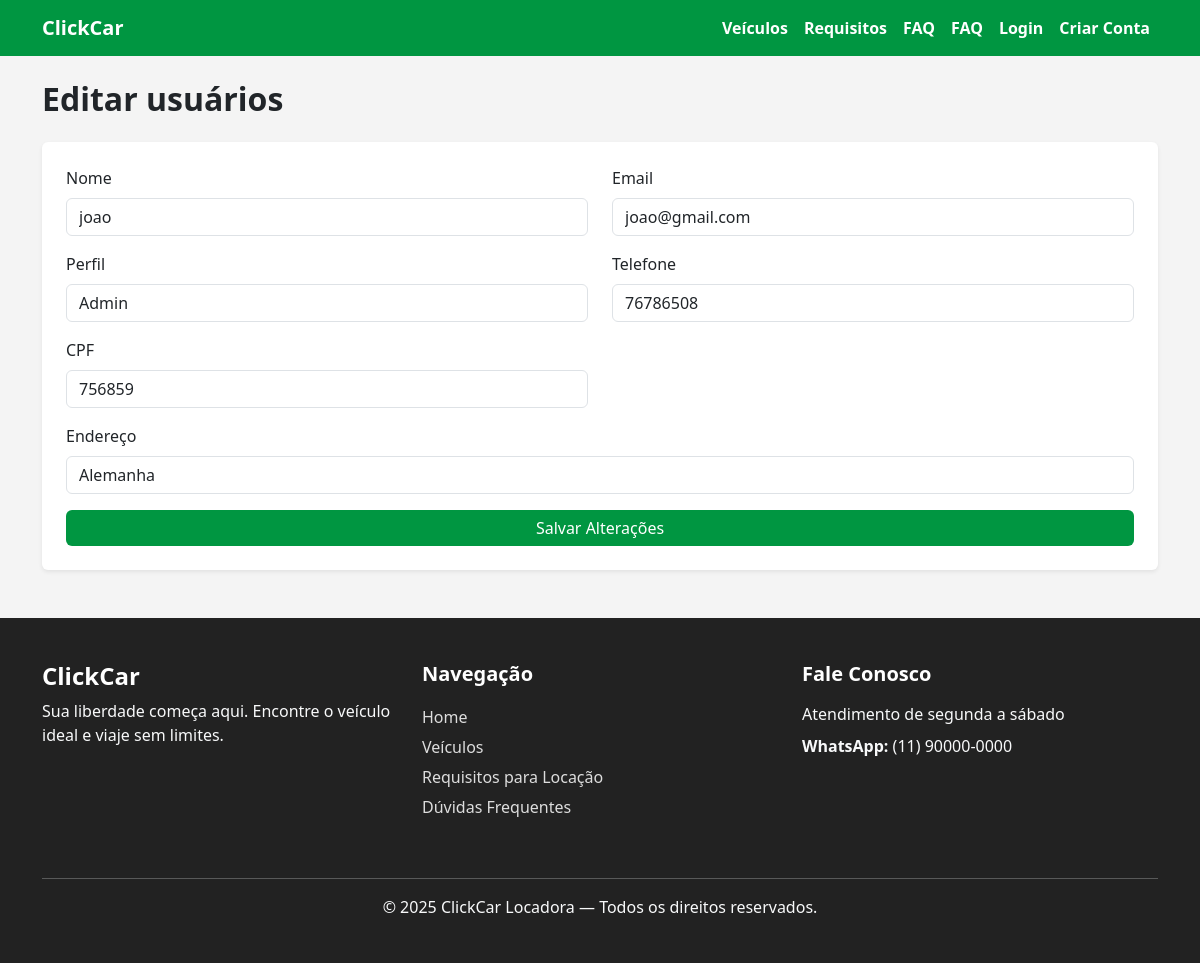
/admin/usuario/edit/6, run on an earlier commit of the app's database.
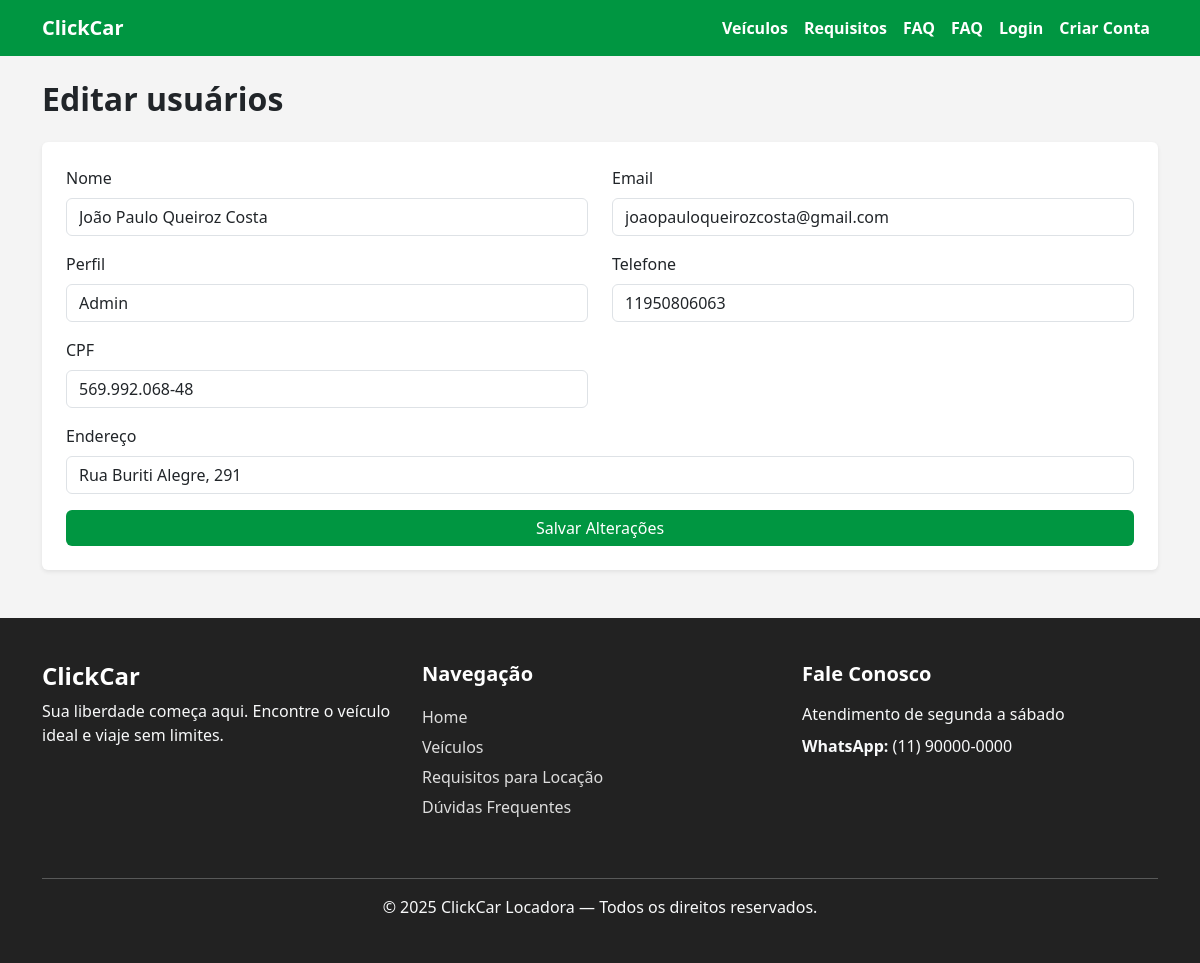
And on a later commit of the database.
### models/models.py (models this page shows, shortened)
class Usuario(UserMixin, db.Model):
    __tablename__ = 'usuarios'
    id = db.Column(db.Integer, primary_key=True)
    nome = db.Column(db.String(150), nullable=False)
    email = db.Column(db.String(120), unique=True, nullable=False)
    senha_hash = db.Column(db.String(200), nullable=False)
    perfil_id = db.Column(db.Integer, db.ForeignKey(
        'perfis.id'), nullable=False)
    telefone = db.Column(db.String(20))
    cpf = db.Column(db.String(20))
    endereco = db.Column(db.String(255))
    criado_em = db.Column(db.DateTime, default=datetime.utcnow)
    email_verificado = db.Column(db.Boolean, default=False)
    codigo_verificacao = db.Column(db.String(6))
    cnh = db.Column(db.String(11), unique=True)
    tokens = db.relationship('Token', backref='usuarios',
                             lazy=True, cascade="all, delete-orphan")
    reservas = db.relationship(
        'Reserva',
        backref='usuario',
        cascade="all, delete-orphan"
    )

### controllers/controller.py (the view, shortened to what this page needs)
@main.route("/admin/usuario/edit/<int:user_id>", methods=["POST", "GET"])
def edit_user(user_id):
    db = SessionLocal()
    usuario = db.query(Usuario).filter_by(id=user_id).first()
    if not usuario:
        flash("Este usuário não existe", "error")
        return redirect(url_for("main.admin_usuario_page"))
    perfis = db.query(Perfil).all()
    method = request.method
    return render_template("admin/users/edit.html", usuario=usuario, perfis=perfis)

### templates/admin/users/edit.html (shortened to what this page needs)
{% extends 'base.html' %}
{% block content %}
<h2 class="fw-bold mb-4">Editar usuários</h2>
<form method="POST" class="bg-white p-4 rounded shadow-sm">
    <div class="row">
        <div class="col-md-6 mb-3">
            <label class="form-label">Nome</label>
            <input type="text" name="nome" class="form-control" value="{{ usuario.nome }}" required>
        </div>
        <div class="col-md-6 mb-3">
            <label class="form-label">Email</label>
            <input type="email" name="email" class="form-control" value="{{ usuario.email }}" required>
        </div>
        <div class="col-md-6 mb-3">
            <label class="form-label">Perfil</label>
            <select name="perfil" class="form-control" id="">
                {% for p in perfis %}
                    <option value="{{ p.id }}">{{ p.nome_perfil }}</option>
                {% endfor %}
            </select>
        </div>
        <div class="col-md-6 mb-3">
            <label class="form-label">Telefone</label>
            <input type="text" name="telefone" class="form-control" value="{{ usuario.telefone }}">
        </div>
        <div class="col-md-6 mb-3">
            <label class="form-label">CPF</label>
            <input type="text" name="cpf" class="form-control" value="{{ usuario.cpf }}">
        </div>
        <div class="col-md-12 mb-3">
            <label class="form-label">Endereço</label>
            <input type="text" name="endereco" class="form-control" value="{{ usuario.endereco }}">
        </div>
    </div>
    <button class="btn btn-primary w-100">Salvar Alterações</button>
</form>
{% endblock %}

What changed in the data, as far as the page shows it:
changed Usuario: nome "joao" → "João Paulo Queiroz Costa"; email "joao@gmail.com" → "joaopauloqueirozcosta@gmail.com"; telefone "76786508" → "11950806063"; cpf "756859" → "569.992.068-48"; endereco "Alemanha" → "Rua Buriti Alegre, 291"
